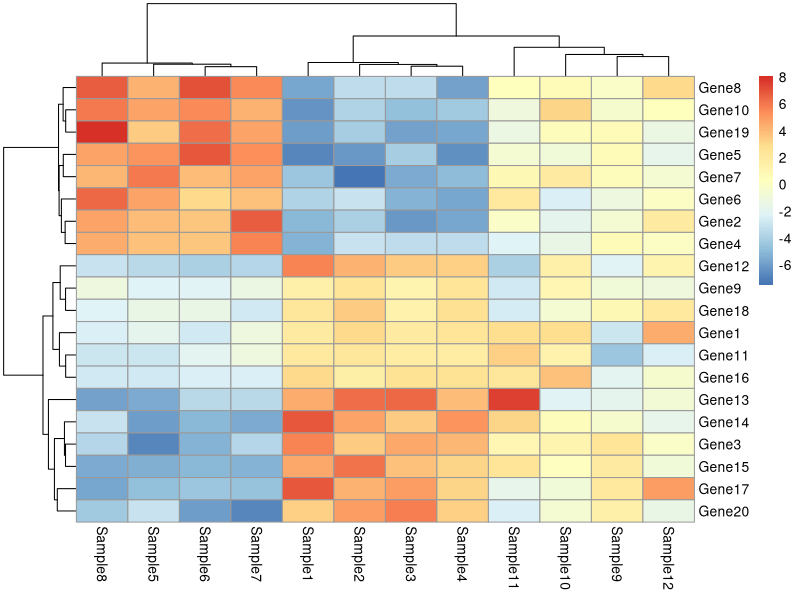
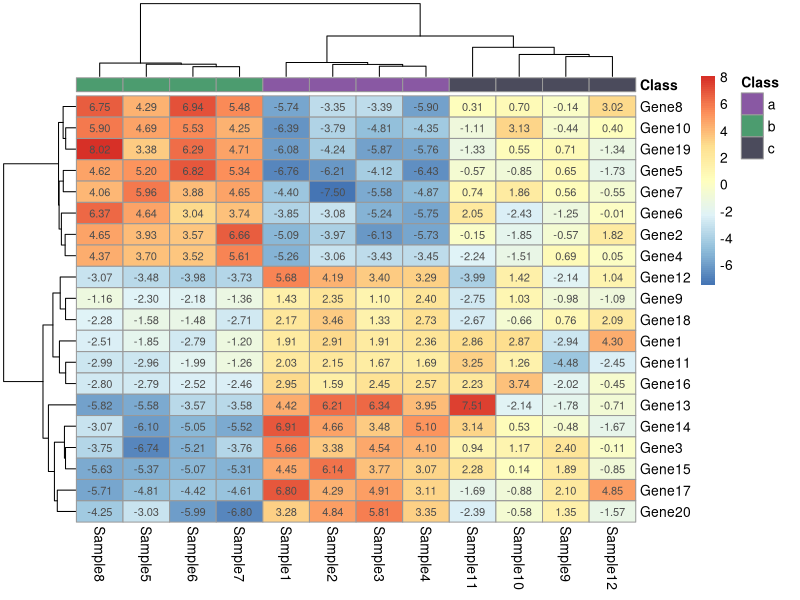
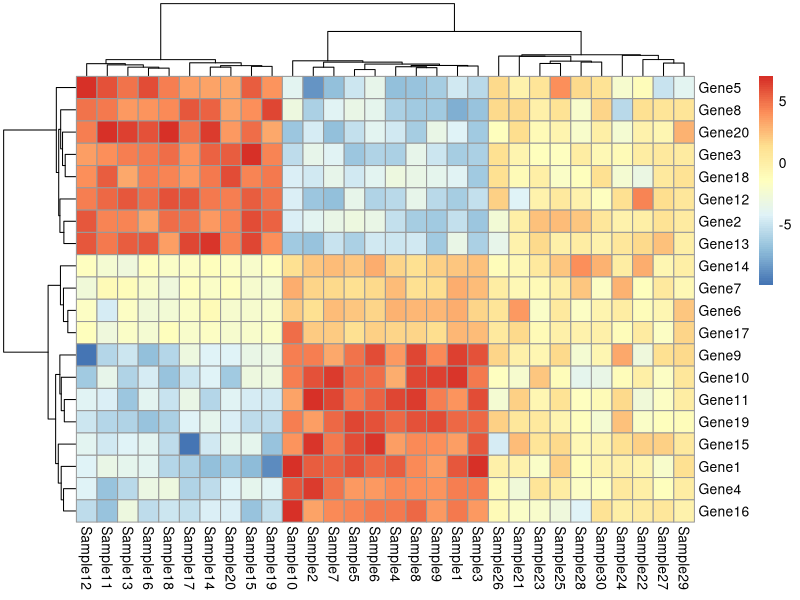
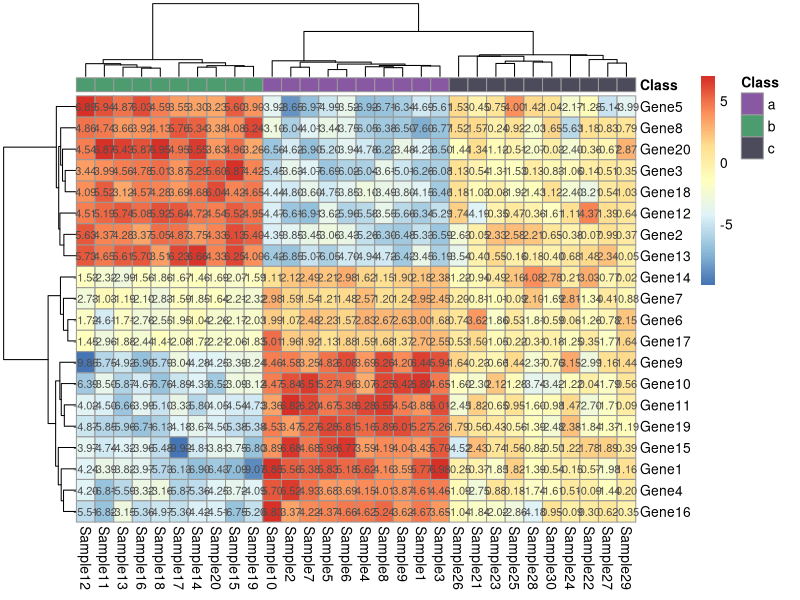

Generate these figures, in order, with R:
## [Cheatsheets] https://posit.co/resources/cheatsheets/

#### Presetting ####
rm(list = ls()) # Clean variable ##* Comment out if Run All
# memory.limit(150000)


#### Load packages ####
if(!require("tidyverse")) install.packages("tidyverse"); library(tidyverse)

####*************************************************************************####
## Scatterplots
#### Create data ####
## Basic scatterplots
set.seed(123)
data <- data.frame(
  x = rnorm(50),
  y = rnorm(50)
)

colnames(data) <- c("Gene1","Gene2")

#### Export ####
## Set Expot ##
Name_time_wo_micro <- substr(gsub("[- :]", "", as.character(Sys.time())), 1, 14)
output_dir <- paste0(getwd(), "/Demo_", substr(Name_time_wo_micro, 1, 8))
if (!dir.exists(output_dir)) {dir.create(output_dir)}


## CSV
write.csv(data, file = paste0(output_dir, "/", Name_time_wo_micro, "_data_Scatterplot_Basic.csv"), row.names = FALSE)

## TSV
write.table(data, file = paste0(output_dir, "/", Name_time_wo_micro, "_data_Scatterplot_Basic.tsv"), sep = "\t", row.names = FALSE)


####*************************************************************************####
## Heatmap
#### Create data ####

#### Basic Simulation ####
set.seed(123)
mat <- matrix(rnorm(200), 20, 10)
rownames(mat) <- paste("Gene", 1:20, sep="")
colnames(mat) <- paste("Sample", 1:10, sep="")

# Create annotation data for rows
annotation_row <- data.frame(Class = sample(letters[1:3], 10, replace = TRUE))
rownames(annotation_row) <- colnames(mat)

#### Export ####
## Set Expot ##
Name_time_wo_micro <- substr(gsub("[- :]", "", as.character(Sys.time())), 1, 14)
output_dir <- paste0(getwd(), "/Demo_", substr(Name_time_wo_micro, 1, 8))
if (!dir.exists(output_dir)) {dir.create(output_dir)}


## CSV
write.csv(mat, file = paste0(output_dir, "/", Name_time_wo_micro, "_data_Heatmap_Basic.csv"), row.names = TRUE)

## TSV
write.table(data.frame(SamppleID= row.names(annotation_row) ,annotation_row), file = paste0(output_dir, "/", Name_time_wo_micro, "_data_Heatmap_Basic_Annot.tsv"), sep = "\t", row.names = FALSE)


################################################################################
#### Pattern Simulation ####
rm(list = ls()) # Clean variable ##* Comment out if Run All
# Load required packages
if(!require("pheatmap")) install.packages("pheatmap"); library(pheatmap)

# Set seed for reproducibility
set.seed(123)

# Number of genes and samples
n_genes <- 20
n_samples_per_group <- 4
n_groups <- 3
n_samples <- n_samples_per_group * n_groups

# Create annotation data for columns (Samples)
group_labels <- rep(letters[1:n_groups], each = n_samples_per_group)
annotation_col <- data.frame(Class = factor(group_labels, levels = letters[1:n_groups]))
rownames(annotation_col) <- paste("Sample", 1:n_samples, sep="")

# Initialize matrix
mat <- matrix(nrow = n_genes, ncol = n_samples)
rownames(mat) <- paste("Gene", 1:n_genes, sep="")
colnames(mat) <- rownames(annotation_col)

# Generate data with different patterns for each sample class
for (i in 1:n_genes) {
  # Generate base values
  a_values <- runif(n_samples_per_group, min = 3, max = 7)
  b_values <- runif(n_samples_per_group, min = -7, max = -3)

  # Randomly decide the pattern for this gene
  pattern <- sample(c("high_a", "low_a", "neutral"), 1)

  if (pattern == "high_a") {
    a_values <- runif(n_samples_per_group, min = 3, max = 7)
    b_values <- runif(n_samples_per_group, min = -7, max = -3)
  } else if (pattern == "low_a") {
    a_values <- runif(n_samples_per_group, min = -7, max = -3)
    b_values <- runif(n_samples_per_group, min = 3, max = 7)
  } else {
    a_values <- runif(n_samples_per_group, min = 1, max = 3)
    b_values <- runif(n_samples_per_group, min = -3, max = -1)
  }

  c_values <- rnorm(n_samples_per_group, mean = 0, sd = 1.7)

  mat[i, annotation_col$Class == "a"] <- a_values
  mat[i, annotation_col$Class == "b"] <- b_values
  mat[i, annotation_col$Class == "c"] <- c_values
}

# Introduce outliers randomly, with absolute values less than ?
set.seed(456) # Different seed for outliers
outlier_indices <- sample(1:(n_genes * n_samples), 17) # Randomly select 11 points to be outliers
mat[outlier_indices] <- ifelse(mat[outlier_indices] > 0, mat[outlier_indices] + sample(1:3, 9, replace = TRUE),
                               mat[outlier_indices] - sample(1:3, 9, replace = TRUE))

# Create a basic heatmap
heatmap_basic <- pheatmap(mat)

# Beautify the heatmap
# Define colors for the annotation
annotation_colors <- list(Class = c("a" = "#4a6ac2", "b" = "#32a852", "c" = "#cc5a78"))
annotation_colors <- list(Class = c("a" = "#8958a3", "b" = "#4c9c6f", "c" = "#4b4b5c"))


# Create the heatmap
heatmap <- pheatmap(mat,
                    cluster_rows = TRUE,
                    cluster_cols = TRUE,
                    display_numbers = TRUE,
                    annotation_col = annotation_col,
                    annotation_colors = annotation_colors)


#### Export ####
## Set Expot ##
Name_time_wo_micro <- substr(gsub("[- :]", "", as.character(Sys.time())), 1, 14)
output_dir <- paste0(getwd(), "/Demo_", substr(Name_time_wo_micro, 1, 8))
if (!dir.exists(output_dir)) {dir.create(output_dir)}


## CSV
write.csv(mat, file = paste0(output_dir, "/", Name_time_wo_micro, "_data_Heatmap_Pattern.csv"), row.names = TRUE)

## TSV
write.table(data.frame(SampleID= row.names(annotation_col) ,annotation_col), file = paste0(output_dir, "/", Name_time_wo_micro, "_data_Heatmap_Pattern_Annot.tsv"), sep = "\t", row.names = FALSE)


####*************************************************************************####
## Scatterplots
#### Pattern Simulation ####
rm(list = ls()) # Clean variable ##* Comment out if Run All
# Load required packages
if(!require("pheatmap")) install.packages("pheatmap"); library(pheatmap)

# Set seed for reproducibility
set.seed(123)

# Number of genes and samples
n_genes <- 20
n_samples_per_group <- 10
n_groups <- 3
n_samples <- n_samples_per_group * n_groups

# Create annotation data for columns (Samples)
group_labels <- rep(letters[1:n_groups], each = n_samples_per_group)
annotation_col <- data.frame(Class = factor(group_labels, levels = letters[1:n_groups]))
rownames(annotation_col) <- paste("Sample", 1:n_samples, sep="")

# Initialize matrix
mat <- matrix(nrow = n_genes, ncol = n_samples)
rownames(mat) <- paste("Gene", 1:n_genes, sep="")
colnames(mat) <- rownames(annotation_col)

# Generate data with different patterns for each sample class
for (i in 1:n_genes) {
  # Generate base values
  a_values <- runif(n_samples_per_group, min = 3, max = 7)
  b_values <- runif(n_samples_per_group, min = -7, max = -3)

  # Randomly decide the pattern for this gene
  pattern <- sample(c("high_a", "low_a", "neutral"), 1)

  if (pattern == "high_a") {
    a_values <- runif(n_samples_per_group, min = 3, max = 7)
    b_values <- runif(n_samples_per_group, min = -7, max = -3)
  } else if (pattern == "low_a") {
    a_values <- runif(n_samples_per_group, min = -7, max = -3)
    b_values <- runif(n_samples_per_group, min = 3, max = 7)
  } else {
    a_values <- runif(n_samples_per_group, min = 1, max = 3)
    b_values <- runif(n_samples_per_group, min = -3, max = -1)
  }

  c_values <- rnorm(n_samples_per_group, mean = 0, sd = 1.7)

  mat[i, annotation_col$Class == "a"] <- a_values
  mat[i, annotation_col$Class == "b"] <- b_values
  mat[i, annotation_col$Class == "c"] <- c_values
}

# Introduce outliers randomly, with absolute values less than ?
set.seed(456) # Different seed for outliers
outlier_indices <- sample(1:(n_genes * n_samples), 17) # Randomly select 11 points to be outliers
mat[outlier_indices] <- ifelse(mat[outlier_indices] > 0, mat[outlier_indices] + sample(1:3, 9, replace = TRUE),
                               mat[outlier_indices] - sample(1:3, 9, replace = TRUE))

# Create a basic heatmap
heatmap_basic <- pheatmap(mat)

# Beautify the heatmap
# Define colors for the annotation
annotation_colors <- list(Class = c("a" = "#4a6ac2", "b" = "#32a852", "c" = "#cc5a78"))
annotation_colors <- list(Class = c("a" = "#8958a3", "b" = "#4c9c6f", "c" = "#4b4b5c"))


# Create the heatmap
heatmap <- pheatmap(mat,
                    cluster_rows = TRUE,
                    cluster_cols = TRUE,
                    display_numbers = TRUE,
                    annotation_col = annotation_col,
                    annotation_colors = annotation_colors)

data <- mat[c("Gene5", "Gene8"), ] %>% t() %>% as.data.frame()

## Set Expot ##
Name_time_wo_micro <- substr(gsub("[- :]", "", as.character(Sys.time())), 1, 14)
output_dir <- paste0(getwd(), "/Demo_", substr(Name_time_wo_micro, 1, 8))
if (!dir.exists(output_dir)) {dir.create(output_dir)}


## CSV
write.csv(data.frame(SampleID= row.names(data) ,data), file = paste0(output_dir, "/", Name_time_wo_micro, "_data_Scatterplot_Pattern.csv"), row.names = FALSE)

## TSV
write.table(data.frame(SampleID= row.names(annotation_col) ,annotation_col), file = paste0(output_dir, "/", Name_time_wo_micro, "_data_Scatterplot_Pattern_Annot.tsv"), sep = "\t", row.names = FALSE)
